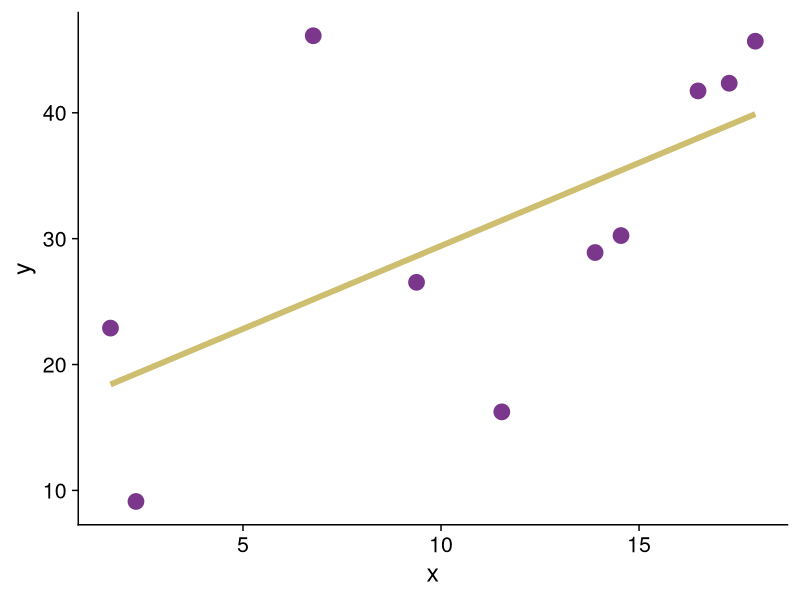
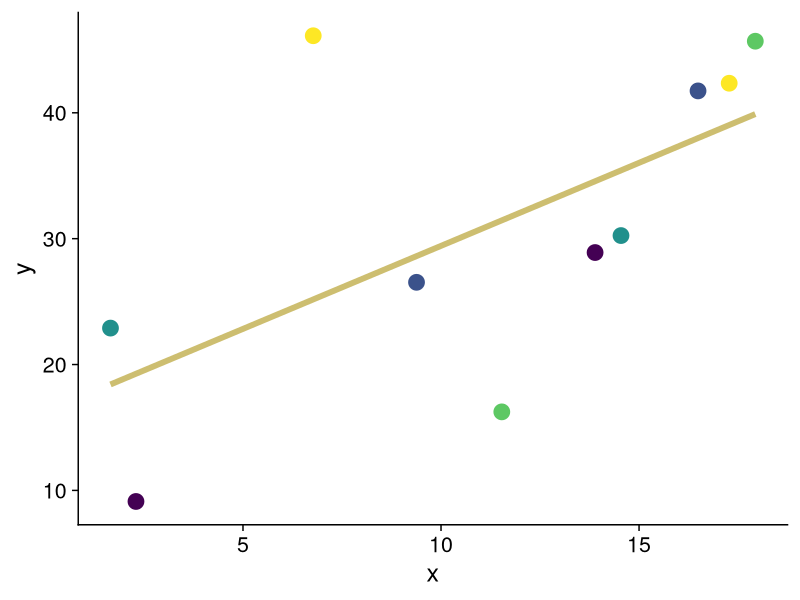
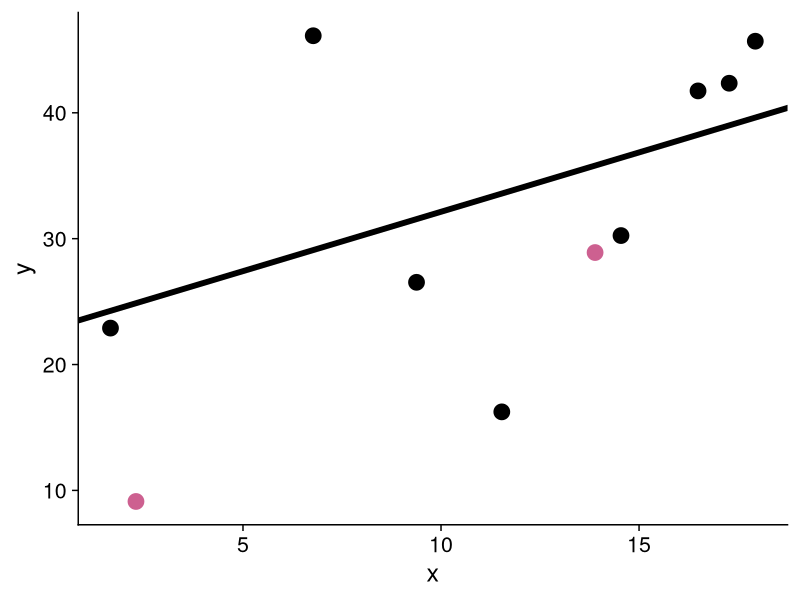
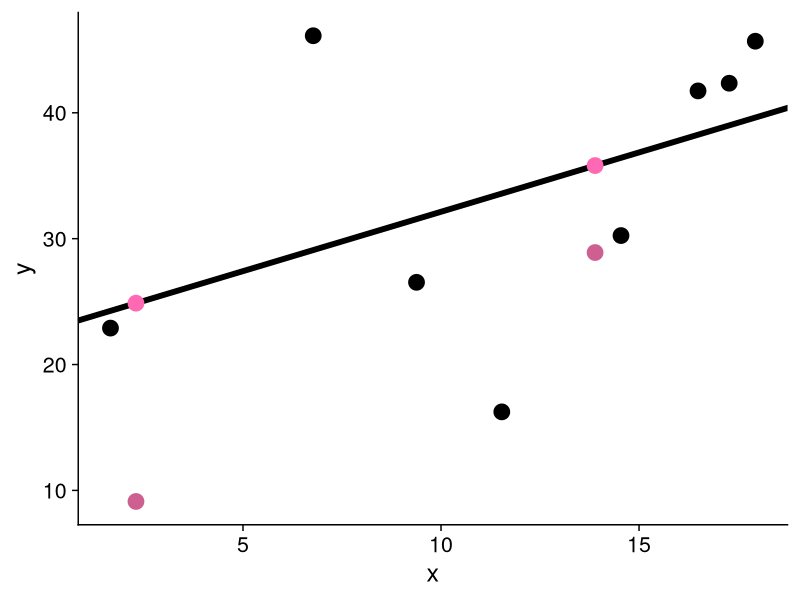
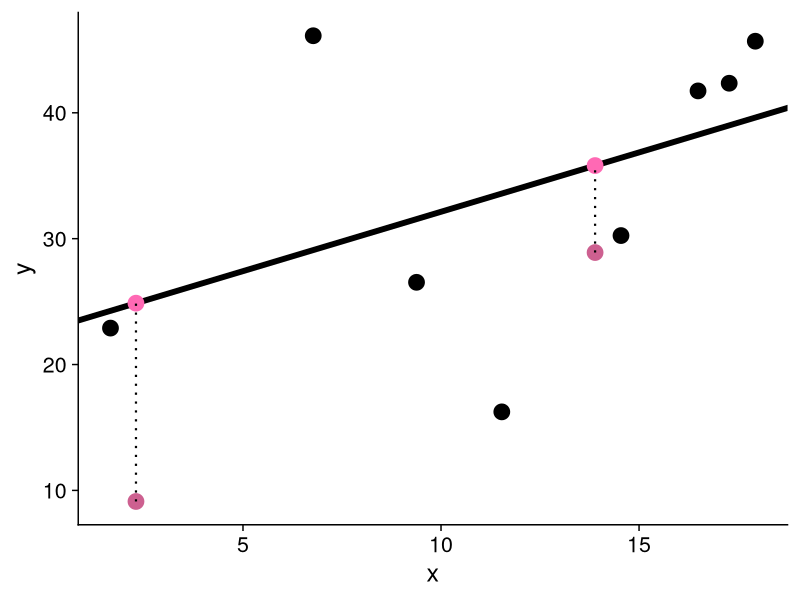
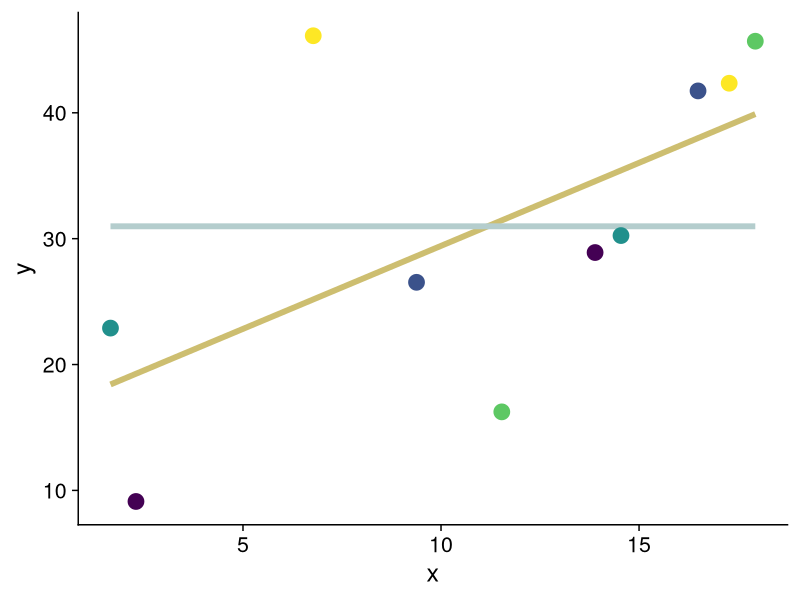

Reproduce these figures in R, in order.
## ---- chunk 1
#| label: setup
#| echo: false
#| warning: false
#| message: false

library(tidyverse)
library(cowplot)
library(furrr)

ggplot2::theme_set(theme_cowplot(font_size = 18))
## ---- chunk 2
#| echo: true
#| output-location: slide

set.seed(3462834)
DD <- tibble(x = runif(10, 0, 20),
             y = x * 2 + rnorm(10, 5, 10))

ggplot(DD, aes(x, y)) +
  geom_smooth(formula = y ~ x, method = "lm", se = FALSE,
              color = "lightgoldenrod3",
              linewidth = 2) +
  geom_point(size = 5, color = "mediumorchid4")
## ---- chunk 3
#| echo: true

DD <- DD |> 
  mutate(k = sample(rep(1:5, each = 2))) |> 
  arrange(k)
DD
## ---- chunk 4
ggplot(DD, aes(x, y, color = factor(k))) +
  geom_smooth(formula = y ~ x, method = "lm", se = FALSE, color = "lightgoldenrod3",
              linewidth = 2) +
  geom_point(size = 5) +
  scale_color_viridis_d(guide = NULL)
## ---- chunk 5
#| echo: true

DD1 <- DD |> filter(k != 1)
lm1 <- lm(y ~ x, data = DD1)

(Pred1 <- DD |> filter(k == 1) |> 
    mutate(y_hat = predict(lm1, newdata = DD |> filter(k == 1))))
## ---- chunk 6
ggplot() +
  geom_abline(intercept = coef(lm1)[1], slope = coef(lm1)[2], linewidth = 2) +
  geom_point(data = DD1, aes(x, y), size = 5) +
  geom_point(data = DD |> filter(k == 1), aes(x, y), size = 5, color = "hotpink3")
## ---- chunk 7
ggplot() +
  geom_abline(intercept = coef(lm1)[1], slope = coef(lm1)[2], linewidth = 2) +
  geom_point(data = DD1, aes(x, y), size = 5) +
  geom_point(data = DD |> filter(k == 1), aes(x, y), size = 5, color = "hotpink3") +
  geom_point(data = Pred1, aes(x, y_hat), size = 5, color = "hotpink")
## ---- chunk 8
ggplot() +
  geom_abline(intercept = coef(lm1)[1], slope = coef(lm1)[2], linewidth = 2) +
  geom_point(data = DD1, aes(x, y), size = 5) +
  geom_point(data = DD |> filter(k == 1), aes(x, y), size = 5, color = "hotpink3") +
  geom_point(data = Pred1, aes(x, y_hat), size = 5, color = "hotpink") +
  geom_segment(data = Pred1, aes(x = x, xend = x, y = y, yend = y_hat),
               linewidth = 0.75, linetype = "dotted")
## ---- chunk 9
#| echo: true

Pred1 <- Pred1 |> 
  mutate(Error = y - y_hat,
         Squared_error = Error ^ 2,
         Absolute_error = abs(Error))
Pred1
## ---- chunk 10
#| echo: true

CV_fun <- function(k_fold, DD) {
  DDk <- DD |> filter(k != k_fold)
  lmk <- lm(y ~ x, data = DDk)
  
  DD |> filter(k == k_fold) |> 
    mutate(y_hat = predict(lmk, newdata = DD |> filter(k == k_fold)),
           Error = y - y_hat,
           Squared_error = Error ^ 2,
           Absolute_error = abs(Error))
}

CV_fun(1, DD)
Pred1
## ---- chunk 11
#| echo: true

CV5 <- future_map(.x = 1:5,
                  .f = CV_fun,
                  DD = DD) |> 
  list_rbind()
CV5
## ---- chunk 12
#| echo: true

mean(CV5$Squared_error)
sqrt(mean(CV5$Squared_error))
mean(CV5$Absolute_error)
## ---- chunk 13
ggplot(DD, aes(x, y, color = factor(k))) +
  geom_smooth(formula = y ~ x, method = "lm", se = FALSE, color = "lightgoldenrod3",
              linewidth = 2) +
  geom_smooth(formula = y ~ 1, method = "lm", se = FALSE, color = "lightcyan3",
              linewidth = 2) +
  geom_point(size = 5) +
  scale_color_viridis_d(guide = NULL)
## ---- chunk 14
CV_fun_0 <- function(k_fold, DD) {
  DDk <- DD |> filter(k != k_fold)
  lmk <- lm(y ~ 1, data = DDk)
  
  DD |> filter(k == k_fold) |> 
    mutate(y_hat = predict(lmk, newdata = DD |> filter(k == k_fold)),
           Error = y - y_hat,
           Squared_error = Error ^ 2,
           Absolute_error = abs(Error))
}
## ---- chunk 15
#| echo: true

CV5_0 <- future_map(.x = 1:5,
                    .f = CV_fun_0,
                    DD = DD) |> 
  list_rbind()
CV5_0
## ---- chunk 16
t1 <- tribble(
  ~ Parameter, ~ `OLS model`, ~ `Intercept Only`,
  "MSE", mean(CV5$Squared_error), mean(CV5_0$Squared_error),
  "RMSE", sqrt(mean(CV5$Squared_error)), sqrt(mean(CV5_0$Squared_error)),
  "MAE", mean(CV5$Absolute_error), mean(CV5_0$Absolute_error)) |> 
  kableExtra::kable(digits = 2)
t1
## ---- chunk 17
#| echo: true

LOOCV_fun <- function(ii, DD) {
  DDk <- DD |> slice(-ii)
  lmk <- lm(y ~ x, data = DDk)
  
  DD |> slice(ii) |> 
    mutate(y_hat = predict(lmk, newdata = DD |> slice(ii)),
           Error = y - y_hat,
           Squared_error = Error ^ 2,
           Absolute_error = abs(Error))
}
## ---- chunk 18
#| echo: true

LOOCV <- future_map(.x = seq_len(nrow(DD)),
                  .f = LOOCV_fun,
                  DD = DD) |> 
  list_rbind()
LOOCV
## ---- chunk 19
LOOCV_fun_0 <- function(ii, DD) {
  DDk <- DD |> slice(-ii)
  lmk <- lm(y ~ 1, data = DDk)
  
  DD |> slice(ii) |> 
    mutate(y_hat = predict(lmk, newdata = DD |> slice(ii)),
           Error = y - y_hat,
           Squared_error = Error ^ 2,
           Absolute_error = abs(Error))
}

LOOCV_0 <- future_map(.x = seq_len(nrow(DD)),
                      .f = LOOCV_fun_0,
                      DD = DD) |> 
  list_rbind()

t2 <- tribble(
  ~ Parameter, ~ `OLS model`, ~ `Intercept Only`,
  "MSE", mean(LOOCV$Squared_error), mean(LOOCV_0$Squared_error),
  "RMSE", sqrt(mean(LOOCV$Squared_error)), sqrt(mean(LOOCV_0$Squared_error)),
  "MAE", mean(LOOCV$Absolute_error), mean(LOOCV_0$Absolute_error)) |> 
  kableExtra::kable(digits = 2)
t2
## ---- chunk 20
t1
## ---- chunk 21
t2
